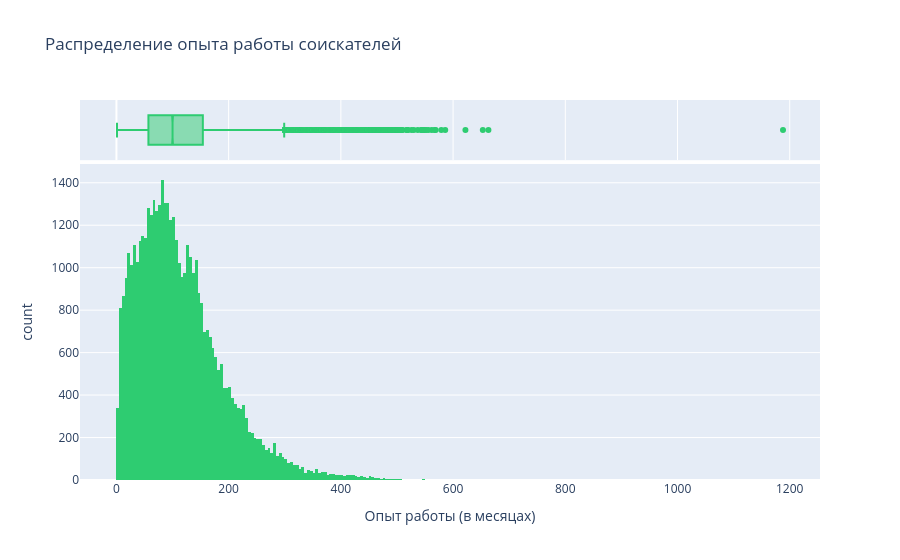

The code cell stored with this chart in its notebook:
### Markdown cell above
2. Постройте распределение признака **"Опыт работы (месяц)"**. Опишите данное распределение, отвечая на следующие вопросы: чему равна мода распределения, каковы предельные значения признака, в каком примерном интервале находится опыт работы большинства соискателей? Есть ли аномалии для признака опыта работы, какие значения вы бы причислили к их числу?
*Совет: постройте гистограмму и коробчатую диаграмму рядом.*

### Code cell
import plotly.express as px

# Строим гистограмму распределения опыта работы с коробчатой диаграммой
fig = px.histogram(
    dst_data, 
    x="Опыт работы (месяц)", 
    marginal="box", 
    title="Распределение опыта работы соискателей",
    labels={"Опыт работы (месяц)": "Опыт работы (в месяцах)"},
    color_discrete_sequence=['#2ecc71'] # Зеленый цвет для разнообразия
)

# Выводим график
fig.show()

### Figure 1 — Plotly figure (JSON) as saved in the notebook; plotly's stock layout.template omitted (floating-point values rounded to 4 significant figures; data arrays with more than 128 entries replaced by an {"elided": "..."} marker saying what was removed)
{"data": [{"bingroup": "x", "hovertemplate": "Опыт работы (в месяцах)=%{x}<br>count=%{y}<extra></extra>", "legendgroup": "", "marker": {"color": "#2ecc71", "pattern": {"shape": ""}}, "name": "", "orientation": "v", "showlegend": false, "type": "histogram", "x": {"elided": "44744 float values"}, "xaxis": "x", "yaxis": "y"}, {"hovertemplate": "Опыт работы (в месяцах)=%{x}<extra></extra>", "legendgroup": "", "marker": {"color": "#2ecc71"}, "name": "", "notched": true, "showlegend": false, "type": "box", "x": {"elided": "44744 float values"}, "xaxis": "x2", "yaxis": "y2"}], "layout": {"barmode": "relative", "legend": {"tracegroupgap": 0}, "title": {"text": "Распределение опыта работы соискателей"}, "xaxis": {"anchor": "y", "domain": [0, 1], "title": {"text": "Опыт работы (в месяцах)"}}, "xaxis2": {"anchor": "y2", "domain": [0, 1], "matches": "x", "showgrid": true, "showticklabels": false}, "yaxis": {"anchor": "x", "domain": [0, 0.8316], "title": {"text": "count"}}, "yaxis2": {"anchor": "x2", "domain": [0.8416, 1], "matches": "y2", "showgrid": false, "showline": false, "showticklabels": false, "ticks": ""}}}
